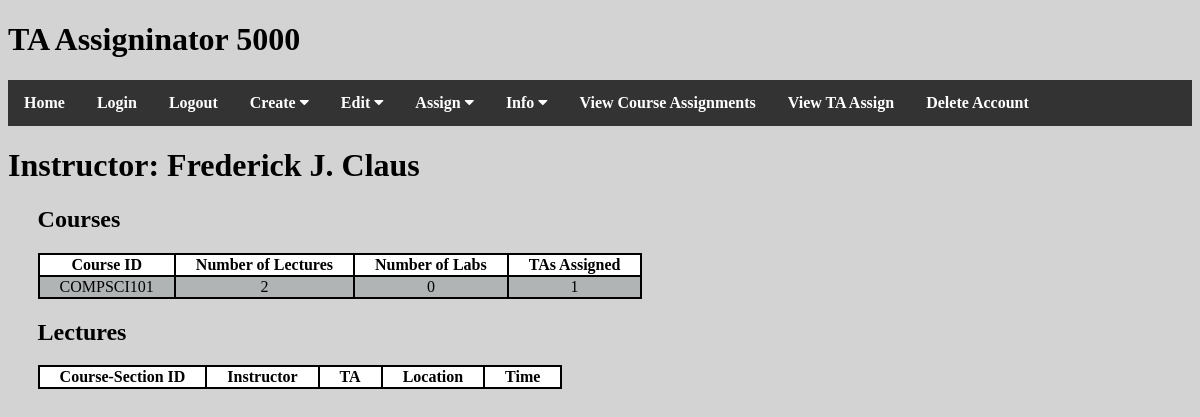
/instructor/fred_claus@uwm.edu/, run on an earlier commit of the app's database.
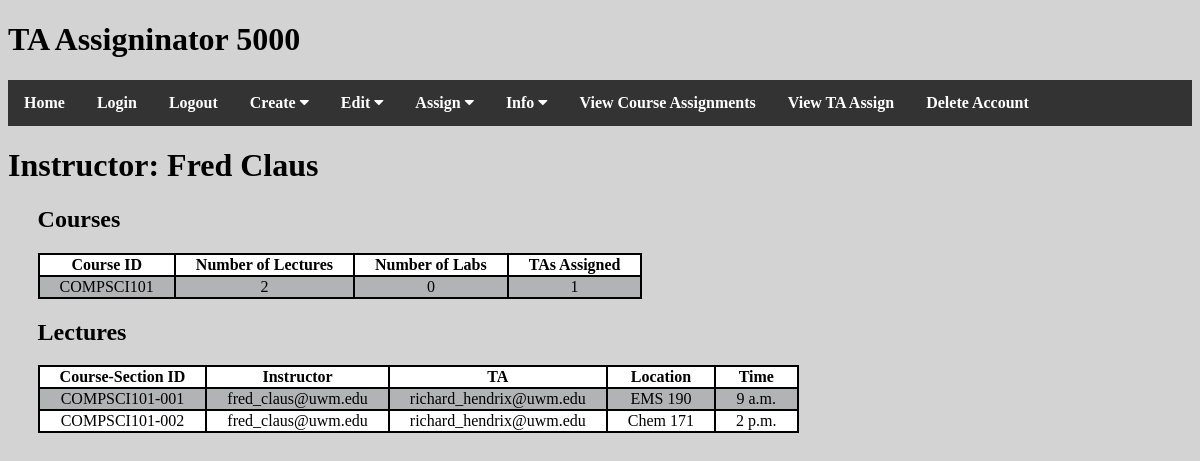
And on a later commit of the database.
### ta_assign/models.py (models this page shows)
class User(models.Model):
    email = models.CharField(max_length=50)
    password = models.CharField(max_length=20)
    phone = models.CharField(max_length=12, default="000.000.0000")
    name = models.CharField(max_length=50, default="DEFAULT")
    type = models.CharField(max_length=20, default="person")
    isLoggedOn = models.BooleanField(default=False)
    address = models.CharField(max_length=100, default="not set")

class Course(models.Model):
    course_department = models.CharField(max_length=8)
    course_id = models.PositiveSmallIntegerField(default=0)
    course_dept_id = models.CharField(max_length=9)
    num_lectures = models.PositiveSmallIntegerField(default=0)
    num_labs = models.PositiveSmallIntegerField(default=0)
    current_num_TA = models.PositiveSmallIntegerField(default=0)
    current_num_lectures = models.PositiveSmallIntegerField(default=0)
    current_num_labs = models.PositiveSmallIntegerField(default=0)

class Lecture(models.Model):
    instructor = models.CharField(max_length=50, default="no instructor")
    TA = models.CharField(max_length=50, default="no TA")
    course = models.ForeignKey(Course, on_delete=models.CASCADE)
    lecture_section = models.CharField(max_length=3)
    lecture_location = models.CharField(max_length=50, default="NOT SET")
    lecture_time = models.TimeField(default=datetime.time(00, 00))

### ta_assign/views.py (the view)
# urls.py: url(r'^instructor/(?P<instructor_email>.+?)/$', InstructorView.as_view(), name='Instructor1'),
class InstructorView(View):
    def get(self, request, **kwargs):
        instructor_email = self.kwargs["instructor_email"]
        instructor = models.User.objects.get(email=instructor_email)
        instructor_courses = models.InstructorCourse.objects.filter(instructor=instructor)
        courses = []
        for instructor_course in instructor_courses:
            courses.append(instructor_course.course)
        instructor_lectures = models.Lecture.objects.filter(instructor=instructor.email)
        lectures = []
        for instructor_lecture in instructor_lectures:
            lectures.append(instructor_lecture)
        return render(request, 'main/instructor.html', {"instructor_name": instructor.name, "instructor": instructor,
                                                        "courses": courses, "lectures": lectures})

### templates/main/instructor.html
{% extends "base.html" %}
{% block content %}
    <h1>Instructor: {{ instructor_name }}</h1>
    <div class="access_info">
    <h2>Courses</h2>
        <table>
            <tr class="heading">
                <td>Course ID</td>
                <td>Number of Lectures</td>
                <td>Number of Labs</td>
                <td>TAs Assigned</td>
            </tr>
            {% for course in courses %}
            <tr>
                <td>{{ course.course_department }}{{ course.course_id }}</td>
                <td>{{ course.num_lectures }}</td>
                <td>{{ course.num_labs }}</td>
                <td>{{ course.current_num_TA }}</td>
            </tr>
            {% endfor %}
        </table>
        <h2>Lectures</h2>
        <table>
            <tr class="heading">
                <td>Course-Section ID</td>
                <td>Instructor</td>
                <td>TA</td>
                <td>Location</td>
                <td>Time</td>
            </tr>
            {% for lecture in lectures %}
            <tr>
                <td>{{ lecture.course.course_department}}{{ lecture.course.course_id }}-{{ lecture.lecture_section }}</td>
                <td>{{ lecture.instructor }}</td>
                <td>{{ lecture.TA }}</td>
                <td>{{ lecture.lecture_location }}</td>
                <td>{{ lecture.lecture_time }}</td>
            </tr>
            {% endfor %}
        </table>
    </div>
{% endblock content %}

### templates/base.html (shortened to what this page needs)
{% load staticfiles %}
<!DOCTYPE html>
<html lang="en">
<head>
    <link rel="stylesheet" href="{% static 'css/style.css' %}">
    <link rel = "stylesheet" href =
            "https://cdnjs.cloudflare.com/ajax/libs/font-awesome/4.3.0/css/font-awesome.min.css">
</head>
<body>
    <h1>TA Assigninator 5000</h1>
    <div class="navbar">
            <a href="/index">Home</a>
            <a href="/login">Login</a>
            <a href="/logout">Logout</a>
            <div class="dropdown">
                <button class="dropbtn">Create
                    <i class="fa fa-caret-down"></i>
                </button>
            </div>
            <div class="dropdown">
                <button class="dropbtn">Edit
                    <i class="fa fa-caret-down"></i>
                </button>
            </div>
            <div class="dropdown">
                <button class="dropbtn">Assign
                    <i class="fa fa-caret-down"></i>
                </button>
            </div>
            <div class="dropdown">
                <button class="dropbtn">Info
                    <i class="fa fa-caret-down"></i>
                </button>
            </div>
            <a href="/view_course_assignments">View Course Assignments</a>
            <a href="/view_ta_assign">View TA Assign</a>
            <a href="/delete_account">Delete Account</a>
    </div>
    {% block content %}{% endblock content %}
</body>
</html>

### static/css/style.css (style rules this page uses)
body { background: lightgray; font-family: "Trebuchet MS"; }
.navbar { overflow: hidden; background-color: #333; font-weight: bold; }
.navbar a { float: left; font-size: 16px; color: white; text-align: center; padding: 14px 16px; text-decoration: none; }
.dropdown { float: left; overflow: hidden; }
.dropdown .dropbtn { font-size: 16px; border: none; outline: none; color: white; padding: 14px 16px; background-color: inherit; font-family: inherit; font-weight: inherit; margin: 0; }
.access_info { width: 95%; margin: auto; }
.access_info table { border: 1px solid black; border-spacing: 0; }
.access_info td { border: 1px solid black; padding-left: 20px; padding-right: 20px; text-align: center; }
.access_info tr:nth-child(even) { background-color: #b1b4b5; }
.access_info tr:nth-child(odd) { background-color: #ffffff; }
.heading { font-weight: bold; }

What changed in the data, as far as the page shows it:
changed User: name "Frederick J. Claus" → "Fred Claus"
now on this page (row edited): Lecture: course.course_department "COMPSCI", course.course_id "101", lecture_section "001", instructor "fred_claus@uwm.edu", TA "richard_hendrix@uwm.edu", lecture_location "EMS 190", lecture_time "9 a.m."
now on this page (row edited): Lecture: course.course_department "COMPSCI", course.course_id "101", lecture_section "002", instructor "fred_claus@uwm.edu", TA "richard_hendrix@uwm.edu", lecture_location "Chem 171", lecture_time "2 p.m."
